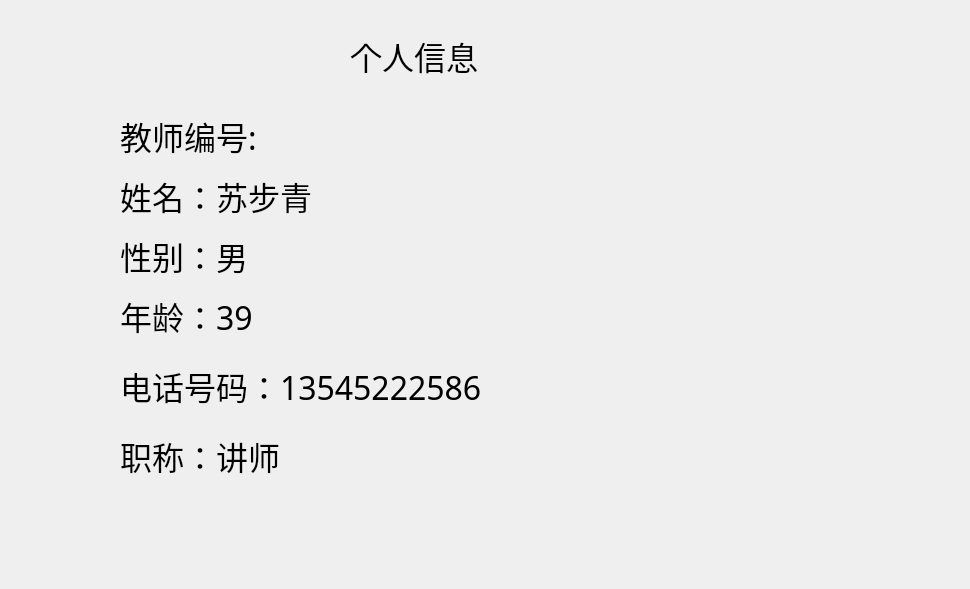
<?xml version="1.0" encoding="UTF-8"?>
<ui version="4.0">
 <class>info</class>
 <widget class="QWidget" name="info">
  <property name="geometry">
   <rect>
    <x>0</x>
    <y>0</y>
    <width>970</width>
    <height>589</height>
   </rect>
  </property>
  <property name="windowTitle">
   <string>Form</string>
  </property>
  <widget class="QLabel" name="label_title">
   <property name="geometry">
    <rect>
     <x>350</x>
     <y>30</y>
     <width>231</width>
     <height>51</height>
    </rect>
   </property>
   <property name="font">
    <font>
     <family>宋体</family>
     <pointsize>24</pointsize>
    </font>
   </property>
   <property name="text">
    <string>个人信息</string>
   </property>
  </widget>
  <widget class="QLabel" name="label_name">
   <property name="geometry">
    <rect>
     <x>120</x>
     <y>170</y>
     <width>221</width>
     <height>51</height>
    </rect>
   </property>
   <property name="font">
    <font>
     <family>宋体</family>
     <pointsize>24</pointsize>
    </font>
   </property>
   <property name="text">
    <string>姓名：苏步青</string>
   </property>
  </widget>
  <widget class="QLabel" name="label_sex">
   <property name="geometry">
    <rect>
     <x>120</x>
     <y>230</y>
     <width>181</width>
     <height>51</height>
    </rect>
   </property>
   <property name="font">
    <font>
     <family>宋体</family>
     <pointsize>24</pointsize>
    </font>
   </property>
   <property name="text">
    <string>性别：男</string>
   </property>
  </widget>
  <widget class="QLabel" name="label_age">
   <property name="geometry">
    <rect>
     <x>120</x>
     <y>290</y>
     <width>221</width>
     <height>51</height>
    </rect>
   </property>
   <property name="font">
    <font>
     <family>宋体</family>
     <pointsize>24</pointsize>
    </font>
   </property>
   <property name="text">
    <string>年龄：39</string>
   </property>
  </widget>
  <widget class="QLabel" name="label_credit">
   <property name="geometry">
    <rect>
     <x>120</x>
     <y>430</y>
     <width>251</width>
     <height>51</height>
    </rect>
   </property>
   <property name="font">
    <font>
     <family>宋体</family>
     <pointsize>24</pointsize>
    </font>
   </property>
   <property name="text">
    <string>职称：讲师</string>
   </property>
  </widget>
  <widget class="QLabel" name="label_Area">
   <property name="geometry">
    <rect>
     <x>120</x>
     <y>360</y>
     <width>461</width>
     <height>51</height>
    </rect>
   </property>
   <property name="font">
    <font>
     <family>宋体</family>
     <pointsize>24</pointsize>
    </font>
   </property>
   <property name="text">
    <string>电话号码：13545222586</string>
   </property>
  </widget>
  <widget class="QLabel" name="label_Sno">
   <property name="geometry">
    <rect>
     <x>120</x>
     <y>110</y>
     <width>421</width>
     <height>51</height>
    </rect>
   </property>
   <property name="font">
    <font>
     <family>宋体</family>
     <pointsize>24</pointsize>
    </font>
   </property>
   <property name="text">
    <string>教师编号:</string>
   </property>
  </widget>
 </widget>
 <resources/>
 <connections/>
</ui>
